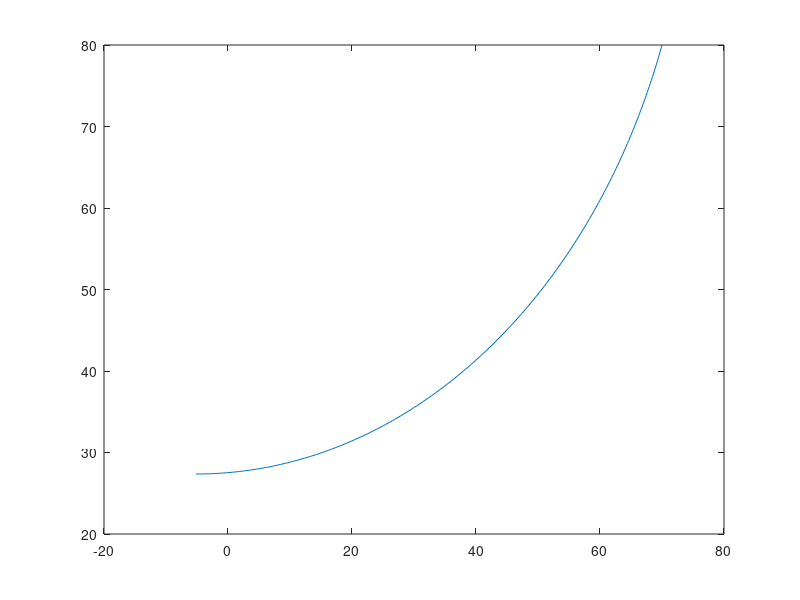

Write the MATLAB code that produced this figure.
clear; close all; clc;

%Constants
g = 9.81;
h0 = 125;

%Inputs
x_end = 70;
z_end = 80;
theta_end = 70;
radius = 80;   




circd = @(radius,deg_ang)  [radius*cosd(deg_ang);  radius*sind(deg_ang)];       % Circle Function For Angles In Degrees

N = 250;
theta0 = -90;
theta_end_corr = theta_end - 90;% Number Of Points In Complete Circle
angle = linspace(theta0, theta_end_corr, N);                                   % Angle Defining Arc Segment (deg)
                                                % Arc Radius
xz = circd(radius,angle);
x_vals = xz(1,:) - xz(1,N) + x_end;
z_vals = xz(2,:) - xz(2,N) + z_end;

theta = angle-90;
v = sqrt(2*g.*(h0-z_vals));
G_force = ((v.^2)./(g.*radius))-sind(theta);


y = zeros(length(z_vals),1);

% figure();
% scatter3(x_vals,y,z_vals,[],G_force)
% colormap;
% cb = colorbar();
% ylabel(cb,'G-Force')
% ylabel('Y Positon')
% xlabel('X Position')
% zlabel('Z Position')



figure()
plot(x_vals, z_vals)
